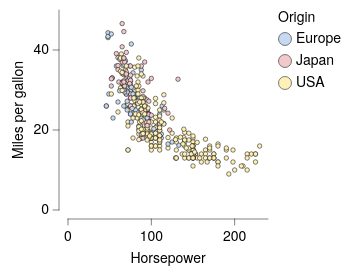

The Vega-Lite source for this figure:
### Vega-Lite specification from a JSON file in a GitHub repository (floating-point values rounded to 4 significant figures; data arrays with more than 128 entries replaced by an {"elided": "..."} marker saying what was removed)
{"background": null, "config": {"arc": {"fill": "#DBDBDB", "fillOpacity": 1.0, "innerRadius": 25.0, "padAngle": 0.03, "stroke": "black", "strokeOpacity": 1, "strokeWidth": 0.25}, "area": {"fill": "#DBDBDB", "fillOpacity": 1.0, "stroke": "black", "strokeOpacity": 1, "strokeWidth": 0.25}, "axis": {"domain": true, "domainCap": "round", "domainColor": "black", "domainWidth": 0.25, "grid": false, "gridCap": "round", "gridColor": "#F1F1F1", "gridDash": [0, 0], "gridOpacity": 1.0, "gridWidth": 0.25, "labelColor": "black", "labelFont": "Helvetica Neue", "labelFontSize": 7, "labelFontStyle": "normal", "labelFontWeight": 400, "offset": 4.5, "ticks": true, "tickCap": "round", "tickColor": "black", "tickRound": false, "tickSize": 3, "tickWidth": 0.25, "titleColor": "black", "titleFont": "Helvetica Neue", "titleFontSize": 7, "titleFontStyle": "normal", "titleFontWeight": 400}, "axisX": {"domain": true, "labelAlign": "center", "labelAngle": 0, "labels": true, "ticks": true, "translate": 0}, "axisY": {"domain": true, "labelAlign": "right", "labelAngle": 0, "labels": true, "ticks": true, "translate": 0}, "axisRight": {"domain": true, "labelAlign": "left", "labelAngle": 0, "labels": true, "ticks": true, "translate": 0}, "axisTop": {"domain": true, "labelAlign": "center", "labelAngle": 0, "labels": true, "ticks": true, "translate": 0}, "axisBand": {"tickOffset": 0}, "bar": {"fill": "#DBDBDB", "fillOpacity": 1.0, "stroke": "black", "strokeOpacity": 1, "strokeWidth": 0.25}, "boxplot": {"size": 9.0, "ticks": {"cornerRadius": 0.25, "fill": "black", "size": 4.5, "thickness": 0.25}, "box": {"fillOpacity": 1.0, "stroke": "black", "strokeOpacity": 1, "strokeWidth": 0.25}, "median": {"fill": "black", "fillOpacity": 1.0, "size": 9.0, "thickness": 0.25}, "rule": {"fill": "black", "fillOpacity": 1.0, "size": 10.0, "stroke": "black", "strokeDash": [0, 0], "strokeOpacity": 1, "strokeWidth": 0.25}, "outliers": {"color": "black", "fill": "black", "fillOpacity": 1.0, "size": 0, "stroke": "black", "strokeOpacity": 1, "strokeWidth": 0.25}}, "circle": {"fill": "black", "fillOpacity": 1.0, "size": 0.5, "stroke": null, "strokeOpacity": 1, "strokeWidth": 0.25}, "errorband": {"band": {"fillOpacity": 0.6, "stroke": null, "strokeWidth": 0.25, "strokeOpacity": 1}, "borders": {"opacity": 0, "strokeOpacity": 0.25, "strokeWidth": 1}}, "errorbar": {"opacity": 1, "rule": {"strokeDash": [0, 0], "strokeWidth": 0.25}, "ticks": {"color": "black", "cornerRadius": 0.125, "opacity": 1, "size": 6.0, "thickness": 0.25}, "thickness": 0.25}, "font": "Helvetica Neue", "geoshape": {"fill": "#DBDBDB", "fillOpacity": 1.0, "stroke": "black", "strokeOpacity": 1, "strokeWidth": 0.25}, "header": {"labelColor": "black", "labelFont": "Helvetica Neue", "labelFontSize": 7, "labelFontStyle": "normal", "labelFontWeight": 400, "titleColor": "black", "titleFont": "Helvetica Neue", "titleFontSize": 7, "titleFontStyle": "normal", "titleFontWeight": 400, "titlePadding": 0}, "legend": {"disable": false, "offset": 4.5, "titlePadding": 4, "labelOffset": 2, "gradientLabelOffset": 2, "gradientLength": 50.0, "gradientThickness": 5.0, "gradientOpacity": 1.0, "gradientStrokeColor": "black", "gradientStrokeWidth": 0.25, "labelColor": "black", "labelFont": "Helvetica Neue", "labelFontSize": 7, "labelFontStyle": "normal", "labelFontWeight": 400, "strokeColor": "black", "strokeWidth": 0, "symbolSize": 42, "symbolStrokeColor": "black", "symbolStrokeWidth": 0.25, "titleColor": "black", "titleFont": "Helvetica Neue", "titleFontSize": 7, "titleFontStyle": "normal", "titleFontWeight": 400}, "line": {"color": "black", "stroke": "black", "strokeCap": "round", "strokeDash": [0, 0], "strokeOpacity": 1, "strokeWidth": 0.375}, "point": {"filled": true, "fill": "#DBDBDB", "fillOpacity": 1.0, "size": 5.0, "stroke": "black", "strokeOpacity": 1, "strokeWidth": 0.25}, "range": {"category": ["#C6D9F1", "#F1C9CB", "#FEF0B9", "#CEE37A", "#7AA8E0", "#E589A3", "#FDDD5D", "#68B961", "#4177B1", "#C35082", "#E5C227", "#438156"], "diverging": {"scheme": ["#C35082", "#CE6D94", "#D989A7", "#E2A4BA", "#EABFCE", "#F1DBE2", "#F6F6F6", "#D7E0EB", "#B9CBE0", "#9BB6D5", "#7DA1C9", "#5F8CBD", "#4177B1"]}, "heatmap": {"scheme": ["#DFE9F7", "#C6D9F1", "#ADC8EC", "#94B8E6", "#7AA8E0", "#6097DA", "#4D87CA", "#4177B1", "#386898", "#2F597F", "#264A69", "#1D3A58"]}, "ordinal": {"scheme": ["#F1F1F1", "#DBDBDB", "#C6C6C6", "#B2B2B2", "#9D9D9D", "#898989", "#767676", "#636363", "#515151", "#404040", "#2F2F2F", "#1F1F1F"]}, "ramp": {"scheme": ["#DFE9F7", "#C6D9F1", "#ADC8EC", "#94B8E6", "#7AA8E0", "#6097DA", "#4D87CA", "#4177B1", "#386898", "#2F597F", "#264A69", "#1D3A58"]}}, "rule": {"color": "black", "stroke": "black", "strokeCap": "round", "strokeDash": [2, 2], "strokeOpacity": 1, "strokeWidth": 0.25}, "scale": {"bandPaddingInner": 0.1, "bandPaddingOuter": 0.1, "round": false}, "rect": {"fill": "#DBDBDB", "fillOpacity": 1.0, "stroke": "black", "strokeOpacity": 1, "strokeWidth": 0.25}, "square": {"fill": "#DBDBDB", "fillOpacity": 1.0, "size": 10.0, "stroke": "black", "strokeOpacity": 1, "strokeWidth": 0.25}, "text": {"color": "black", "font": "Helvetica Neue", "fontSize": 7, "fontStyle": "normal", "fontWeight": 400}, "title": {"anchor": "middle", "frame": "group", "color": "black", "font": "Helvetica Neue", "fontSize": 7, "fontStyle": "normal", "fontWeight": 400, "subtitleColor": "black", "subtitleFont": "Helvetica Neue", "subtitleFontSize": "Helvetica Neue", "subtitleFontStyle": "normal", "subtitleFontWeight": 400}, "view": {"continuousWidth": 100, "continuousHeight": 100, "discreteWidth": 100, "discreteHeight": 100, "fill": null, "stroke": null, "strokeWidth": 0.25}}, "data": {"name": "data-7285c4e2e195e5a75737a34913199f5f"}, "mark": {"type": "point"}, "encoding": {"color": {"field": "Origin", "type": "nominal"}, "x": {"field": "Horsepower", "type": "quantitative"}, "y": {"field": "Miles_per_Gallon", "title": "Miles per gallon", "type": "quantitative"}}, "$schema": "https://vega.github.io/schema/vega-lite/v6.4.1.json", "datasets": {"data-7285c4e2e195e5a75737a34913199f5f": {"elided": "392 records"}}}
